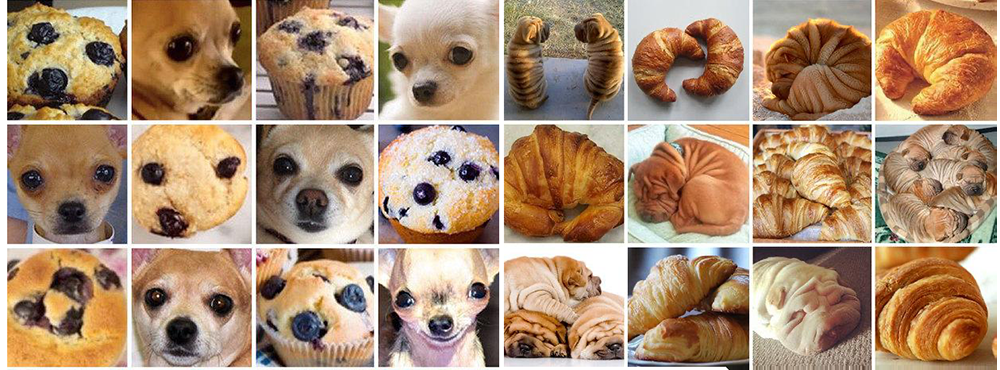
#> input picture notebooks/case11_mobile_depolyment/images/datset_dog.png, 1000 x 370 px, given in place of lena.png, which was not available
$ jupyter execute --allow-errors case1_convolution_operation.ipynb   (shell and % lines are left out)   (text cells are left out)
#> lines starting #> are read from the running program, lines starting #| are printed output that depends on the picture; pictures that were not available may be replaced by others from this repository, and a replacement may not be noted
[cell 1]
import numpy as np
import cv2
from matplotlib import pyplot as plt

def conv_compute(Data, Weight, para_dict):
    """
    The compute function of conv.
    data format:
        Data[batch,channel_in,data_h,data_w]
        Weight[channel_in, channel_out, filter_h, filter_w]
        para_dict{"pad_h":pad_h, "pad_w":pad_w, "stride_h":stride_h, "stride_w":stride_w}
        res[batch,channel_out,res_h,res_w]
    Parameter relationship:
        res_h = ((data_h + 2*pad_h - filter_h) / stride_h) + 1
        res_w = ((data_w + 2*pad_w - filter_w) / stride_w) + 1
    """
    # 1、获取para_dict中相关的参数
    pad_h = para_dict["pad_h"]  # 数据在h方向的补边
    pad_w = para_dict["pad_w"]  # 数据在w方向的补边
    stride_h = para_dict["stride_h"]  # 卷积在h方向的步长
    stride_w = para_dict["stride_w"]  # 卷积在w方向的步长

    # 2、获取数据和卷积核的尺寸
    N, _, H, W = Data.shape
    C_out = Weight.shape[0]
    filter_h = Weight.shape[2]
    filter_w = Weight.shape[3]

    # 3、对Data进行填充(补0)
    Data = np.pad(Data, ((0, 0), (0, 0), (pad_h, pad_h), (pad_w, pad_w)), 'constant')

    # 4、确定输出参数并定义输出矩阵res
    res_h = int(((H + 2 * pad_h - filter_h) / stride_h) + 1)
    res_w = int(((W + 2 * pad_w - filter_w) / stride_w) + 1)
    res = np.zeros((N, C_out, res_h, res_w))

    # 5、利用numpy进行卷积运算
    for n in range(0, N):  # batch层
        for c in range(0, C_out):  # chanel_out层
            res_i = 0
            for h in range(0, Data.shape[2]-filter_h+1, stride_h):
                res_j = 0
                for w in range(0, Data.shape[3]-filter_w+1, stride_w):
                    # 互相关运算的程序实现：
                    res[n, c, res_i, res_j] = \
                        np.sum(np.multiply(
                            Data[n, :, h:h+filter_h, w:w+filter_w], Weight[:, c, :, :]))
                    res_j = res_j + 1
                res_i = res_i + 1

    return res

[cell 2]
# 1、导入图像：
img = cv2.imread(r'./images/lena.png', 0)
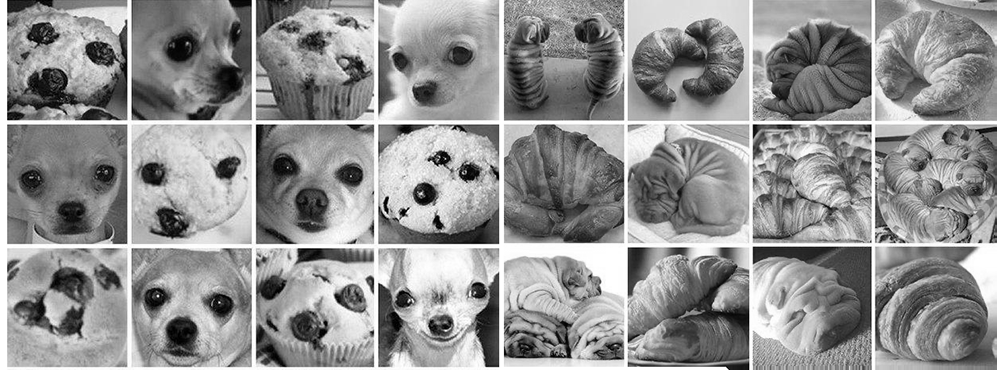
#> img: shape (370, 1000); min 0, max 255, mean 145.9

# 2、利用numpy将图像转化成Data格式
img = np.array(img)
data_img = img.reshape((1, 1, img.shape[0], img.shape[1]))

[cell 3]
# 定义一个由随机数据组成的卷积核
np.random.seed(4)
kernel_rand = np.random.randint(0, 5, (3, 3))
weight_rand = kernel_rand.reshape((1, 1, kernel_rand.shape[0], kernel_rand.shape[1]))

# 1、定义不进行补边和进行补边的卷积参数：
para_dict_nopad = {"pad_h": 0, "pad_w": 0,
                   "stride_h": 1, "stride_w": 1}
para_dict_pad = {"pad_h": int((kernel_rand.shape[0]-1)/2), "pad_w": int((kernel_rand.shape[1]-1)/2),
                 "stride_h": 1, "stride_w": 1}
# 2、实现卷积
res_pad = conv_compute(data_img, weight_rand,
                       para_dict_pad)  # 卷积核采用之前定义的随机卷积核
res_nopad = conv_compute(data_img, weight_rand, para_dict_nopad)

# 3、可视化数据卷积前后的大小
print('卷积前数据的大小： ', data_img.shape)
#| 卷积前数据的大小：  (1, 1, 370, 1000)
print('没有补边操作卷积后的数据大小： ', res_nopad.shape)
#| 没有补边操作卷积后的数据大小：  (1, 1, 368, 998)
print('有补边操作卷积后的数据大小： ', res_pad.shape)
#| 有补边操作卷积后的数据大小：  (1, 1, 370, 1000)

[cell 4]
# 1、定义两种卷积的卷积核
kernel_mean = np.array([[1/9, 1/9, 1/9],
                        [1/9, 1/9, 1/9],
                        [1/9, 1/9, 1/9]])
weight_mean = kernel_mean.reshape((1, 1, kernel_mean.shape[0], kernel_mean.shape[1]))

kernel_gauss = np.array([[1/16, 2/16, 1/16],
                         [2/16, 4/16, 2/16],
                         [1/16, 2/16, 1/16]])
weight_gauss = kernel_gauss.reshape((1, 1, kernel_gauss.shape[0], kernel_gauss.shape[1]))

# 2、定义两种卷积的卷积参数：
para_dict_mean = {"pad_h": int((kernel_mean.shape[0]-1)/2), "pad_w": int((kernel_mean.shape[1]-1)/2),
                  "stride_h": 1, "stride_w": 1}

para_dict_gauss = {"pad_h": int((kernel_gauss.shape[0]-1)/2), "pad_w": int((kernel_gauss.shape[1]-1)/2),
                   "stride_h": 1, "stride_w": 1}

# 3、实现卷积
res_mean = conv_compute(data_img, weight_mean, para_dict_mean)
res_gauss = conv_compute(data_img, weight_gauss, para_dict_gauss)

# 4、可视化卷积结果
plt.figure(dpi=300, figsize=(3, 1))
plt.subplot(1, 3, 1)
plt.axis('off')  # 去掉边框及坐标轴
plt.title('original image', y=-0.25, size=5)
plt.imshow(img, cmap=plt.get_cmap('gray'))

plt.subplot(1, 3, 2)
plt.axis('off')
plt.title('mean conv', y=-0.25, size=5)
plt.imshow(res_mean[0, 0, :, :], cmap=plt.get_cmap('gray'))

plt.subplot(1, 3, 3)
plt.axis('off')
plt.title('gauss conv', y=-0.25, size=5)
plt.imshow(res_gauss[0, 0, :, :], cmap=plt.get_cmap('gray'))

plt.show()
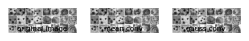
#> figure drawn by matplotlib, 3 panels

[cell 5]
# 1、定义下方向的sobel卷积核
kernel_sobel = np.array([[-1, -2, -1],
                         [0, 0, 0],
                         [1, 2, 1]])
weight_sobel = kernel_sobel.reshape((1, 1, kernel_sobel.shape[0], kernel_sobel.shape[1]))

# 2、定义卷积参数：
para_dict_sobel = {"pad_h": int((kernel_sobel.shape[0]-1)/2), "pad_w": int((kernel_sobel.shape[1]-1)/2),
                   "stride_h": 1, "stride_w": 1}

# 3、实现卷积
res_sobel = conv_compute(data_img, weight_sobel, para_dict_sobel)

# 4、可视化卷积结果
plt.figure(dpi=300, figsize=(2, 1))
plt.subplot(1, 2, 1)
plt.axis('off')
plt.title('original image', y=-0.25, size=5)
plt.imshow(img, cmap=plt.get_cmap('gray'))

plt.subplot(1, 2, 2)
plt.axis('off')
plt.title('sobel conv', y=-0.25, size=5)
plt.imshow(res_sobel[0, 0, :, :], cmap=plt.get_cmap('Greys'))

plt.show()
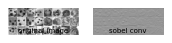
#> figure drawn by matplotlib, 2 panels

[cell 6]
import mindspore
import mindspore.nn as nn
from mindspore import Tensor

# 1、将待卷积数据转化为mindspore.nn.Conv2d可接收的Tensor类型（numpy->Tensor）
#> (the rest of this cell did not finish here and is left out)

[cell 7]
import numpy as np
import mindspore as ms
import mindspore.ops as ops
import cv2
from matplotlib import pyplot as plt

ms.set_context(device_target="CPU")
#> (this line was passed over: mindspore is not available in this run)

# [108 lines left out: functions conv_compute1, infer_shape, infer_dtype, not called in this run]

#> (a cell that did not finish here is left out)

[cell 9]
# [17 lines of commented-out code are left out]

[cell 10]
# 取消注释后运行
# %%writefile add3_impl.py
# #导入Python模块
# from __future__ import absolute_import
# import te.lang.cce
# from te import tvm
# from te.platform.fusion_manager import fusion_manager
# from topi import generic
# from topi.cce import util
# from mindspore.ops.op_info_register import op_info_register, TBERegOp, DataType

# @fusion_manager.register("add3")
# ##计算函数 sum3 = input1 + input2 + const_bias
# def add3_compute(input1, input2, const_bias):
#     sum2 = te.lang.cce.vadd(input1, input2)
#     sum3 = te.lang.cce.vadds(sum2, tvm.const(const_bias, dtype=input1.dtype))
#     return sum3

# #算子信息
# cus_add3_op_info = TBERegOp("CusAdd3") \
#     .fusion_type("OPAQUE") \
#     .async_flag(False) \
#     .binfile_name("add3.so") \
#     .compute_cost(10) \
#     .kernel_name("CusAdd3Impl") \
#     .partial_flag(True) \
#     .attr("const_bias", "required", "float", "all") \
#     .input(0, "input1", False, "required", "all") \
#     .input(1, "input2", False, "required", "all") \
#     .output(0, "sum3", False, "required", "all") \
#     .dtype_format(DataType.F32_Default, DataType.F32_Default, DataType.F32_Default) \
#     .dtype_format(DataType.F16_Default, DataType.F16_Default, DataType.F16_Default) \
#     .get_op_info()


# @op_info_register(cus_add3_op_info)
# ##入口函数
# def CusAdd3Impl(input1, input2, sum3, const_bias, kernel_name="CusAdd3Impl"):
#     shape = input1.get("shape")
#     shape = util.shape_refine(shape)
#     dtype = input1.get("dtype").lower()
#     input1 = tvm.placeholder(shape, name="input1", dtype=dtype.lower())
#     input2 = tvm.placeholder(shape, name="input2", dtype=dtype.lower())

#     #调度与编译
#     with tvm.target.cce():
#         res = add3_compute(input1, input2, const_bias)
#         sch = generic.auto_schedule(res)

#     config = {"print_ir": False,
#               "name": kernel_name,
#               "tensor_list": [input1, input2, res]}

#     te.lang.cce.cce_build_code(sch, config)

[cell 11]
import numpy as np
from cus_add3 import CusAdd3

import mindspore.context as context
import mindspore.nn as nn
from mindspore import Tensor

context.set_context(mode=context.GRAPH_MODE, device_target="Ascend")
#> (this line was passed over: mindspore is not available in this run)


class Net(nn.Cell):
    """Net definition"""

    def __init__(self):
        super(Net, self).__init__()
        ###这里的1.0代表偏置const_bias的取值，算子输出为sum3 = input1 + input2 + const_bias
        self.add3 = CusAdd3(1.0)

    def construct(self, input1, input2):
        return self.add3(input1, input2)


def test_net():
    input1 = np.array([1.0, 4.0, 9.0]).astype(np.float32)
    input2 = np.array([1.0, 2.0, 3.0]).astype(np.float32)
    add3_net = Net()
    output = add3_net(Tensor(input1), Tensor(input2))
    print("output: ", output)
    expect = np.array([3.0, 7.0, 13.0]).astype(np.float32)
    assert (output.asnumpy() == expect).all()

test_net()
#> (the call stopped at in __init__, `self.add3 = CusAdd3(1.0)`: cus_add3 is not available in this run)

[cell 12]
# [28 lines of commented-out code are left out]

[cell 13]
# ###定义Laplace卷积核
# kernel_laplace = np.array([[1, 1, 1],
#                            [1, -8, 1],
#                            [1, 1, 1]])

[cell 14]
# [33 lines of commented-out code are left out]

[cell 15]
# [10 lines of commented-out code are left out]

[cell 16]
# [35 lines of commented-out code are left out]

[cell 17]
# ### 完成定义步长为2的卷积参数para_dict_stride2的工作
# para_dict_stride2 = {"pad_h":int((kernel_rand.shape[0]-1)/2), "pad_w":int((kernel_rand.shape[1]-1)/2),
#                      "stride_h":2, "stride_w":2}

[cell 18]
# [18 lines of commented-out code are left out]

[cell 19]
#取消注释后运行
# %%writefile square_impl.py
# from __future__ import absolute_import

# import te.lang.cce
# from te import tvm
# from te.platform.fusion_manager import fusion_manager
# from topi import generic
# from topi.cce import util

# from mindspore.ops.op_info_register import op_info_register, TBERegOp, DataType

# @fusion_manager.register("square")
# def square_compute(input_x):
#     res = te.lang.cce.vmul(input_x, input_x)
#     return res


# cus_square_op_info = TBERegOp("CusSquare") \
#     .fusion_type("OPAQUE") \
#     .async_flag(False) \
#     .binfile_name("square.so") \
#     .compute_cost(10) \
#     .kernel_name("CusSquareImpl") \
#     .partial_flag(True) \
#     .input(0, "x", False, "required", "all") \
#     .output(0, "y", False, "required", "all") \
#     .dtype_format(DataType.F32_Default, DataType.F32_Default) \
#     .dtype_format(DataType.F16_Default, DataType.F16_Default) \
#     .get_op_info()


# @op_info_register(cus_square_op_info)
# def CusSquareImpl(input_x, output_y, kernel_name="CusSquareImpl"):

#     shape = input_x.get("shape")
#     dtype = input_x.get("dtype").lower()

#     shape = util.shape_refine(shape)
#     data = tvm.placeholder(shape, name="data", dtype=dtype.lower())

#     with tvm.target.cce():
#         res = square_compute(data)
#         sch = generic.auto_schedule(res)

#     config = {"print_ir": False,
#               "name": kernel_name,
#               "tensor_list": [data, res]}

#     te.lang.cce.cce_build_code(sch, config)

[cell 20]
import numpy as np
from cus_square import CusSquare

import mindspore.context as context
import mindspore.nn as nn
from mindspore import Tensor
context.set_context(mode=context.GRAPH_MODE, device_target="Ascend")
#> (this line was passed over: mindspore is not available in this run)

class Net(nn.Cell):
    """Net definition"""

    def __init__(self):
        super(Net, self).__init__()
        self.square = CusSquare()

    def construct(self, data):
        return self.square(data)

def test_net():
    x = np.array([1.0, 4.0, 9.0]).astype(np.float32)
    square = Net()
    output = square(Tensor(x))
    print("output: ", output)
    expect = np.array([1.0, 16.0, 81.0]).astype(np.float32)
    assert (output.asnumpy() == expect).all()

[cell 21]
test_net()
#> (the call stopped at in __init__, `self.square = CusSquare()`: cus_square is not available in this run)
